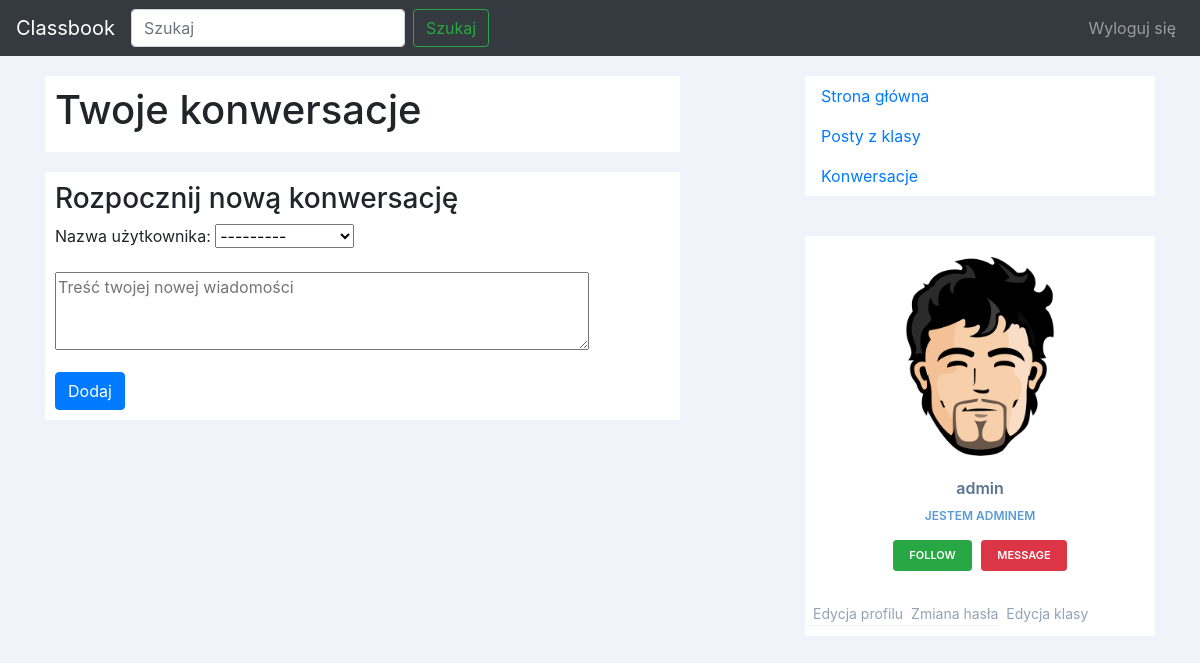
The app's page /conversations/ (signed in), older data.
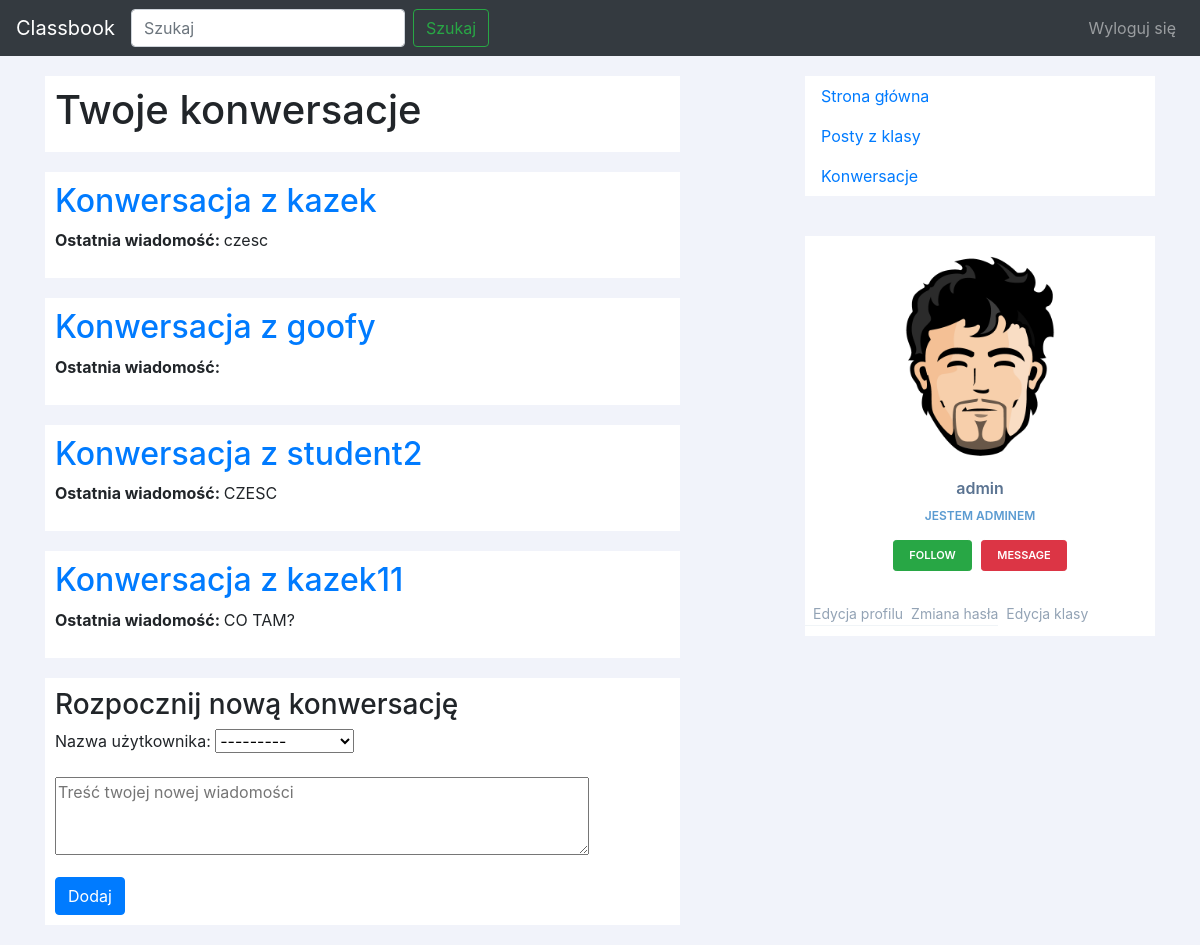
The same page, newer data.
### main/models.py (models this page shows, shortened)
class Profile(models.Model):
	user = models.OneToOneField(User, on_delete=models.CASCADE)
	avatar = models.ImageField(upload_to='main/static/main/avatars/', blank=True, null=True)
	description = models.CharField(max_length=1024, blank=True, null=True)

class Conversation(models.Model):
	user1 = models.ForeignKey(User, on_delete=models.CASCADE, related_name="user1")
	user2 = models.ForeignKey(User, on_delete=models.CASCADE, related_name="user2")
	messages = models.ManyToManyField(Message, null=True, blank=True)

class Message(models.Model):
	date = models.DateTimeField(default=datetime.now)
	content = models.CharField(max_length=10000)
	sender = models.ForeignKey(User, on_delete=models.CASCADE, null=True, blank=True)

### main/views.py (the view, shortened to what this page needs)
# urls.py: url(r'^conversations/$', views.get_conversations, name="get_conversations"),
@login_required(login_url='/')
def get_conversations(request):
	conversations = list(set(list(chain(
		Conversation.objects.filter(user1=request.user),
		Conversation.objects.filter(user2=request.user)
	))))
	form = ConversationForm()
	context = {
		"conversations": conversations,
		"form": form
	}
	return render(request, 'main/conversations.html', context)

### main/forms.py
class ConversationForm(forms.Form):
	user = forms.ModelChoiceField(queryset=User.objects.all(), label="Nazwa użytkownika")
	new_message = forms.CharField(max_length=256, label="", widget=forms.Textarea(attrs=
		{'cols': 50, 'rows': 3, 'placeholder': 'Treść twojej nowej wiadomości'}))

### main/templatetags/profile.py (called while the page is built)
@register.simple_tag
def get_username(user, view_name, username):
	if view_name:
		return username
	else:
		return user.username

@register.simple_tag
def get_profile_description(user, view_name, username):
	if view_name:
		description = Profile.objects.get(user=User.objects.get(username=username)).description
	else:
		description = Profile.objects.get(user=user).description
	if description:
		return description
	else:
		return ""

@register.simple_tag
def get_profile_avatar(user, view_name, username):
	if view_name:
		avatar = Profile.objects.get(user=User.objects.get(username=username)).avatar
	else:
		avatar = Profile.objects.get(user=user).avatar
	if avatar:
		return avatar.url[4:]
	else:
		return '/static/main/avatars/default.png'

@register.simple_tag
def get_conversation_username(conversation, user):
	if conversation.user1 == user:
		return conversation.user2.username
	else:
		return conversation.user1.username

### main/templates/main/conversations.html (shortened to what this page needs)
{% extends 'main/base.html' %}
{% block header %}
	{% load profile %}
{% endblock %}
{% block content %}
	<div id="about" class="post">
		<h1>Twoje konwersacje</h1>
	</div>
	<div id="posts">
		{% for conversation in conversations %}
			<div class="post">
				<h2 class="post-title"> <a href="{% url 'conversation_view' conversation.id %}">Konwersacja z {% get_conversation_username conversation user %}</a> </h2>
				<p>
					<b>Ostatnia wiadomość: </b>{{ conversation.messages.last.content }}
				</p>
			</div>
		{% endfor %}
	</div>
	<div class="post">
		<h3>Rozpocznij nową konwersację</h3>
		<form method="POST">
			{{ form.as_p }}
			<button type="submit" class="btn btn-primary">Dodaj</button>
		</form>
	</div>
{% endblock %}

### main/templates/main/base.html (shortened to what this page needs)
<!DOCTYPE html>
<html>
<head>
	{% load static %}
	<link rel="stylesheet" href="https://maxcdn.bootstrapcdn.com/bootstrap/4.0.0/css/bootstrap.min.css">
	<link rel="stylesheet" type="text/css" href="{% static 'main/base.css' %}">
</head>
<body>
	<nav class="navbar navbar-expand-lg navbar-dark bg-dark">
  <a class="navbar-brand" href="{% url 'index' %}">Classbook</a>
  <div class="collapse navbar-collapse" id="navbarSupportedContent">
  	<form class="form-inline my-2 my-lg-0">
	  <input class="form-control mr-sm-2" type="search" placeholder="Szukaj" aria-label="Search">
	  <button class="btn btn-outline-success my-2 my-sm-0" type="submit">Szukaj</button>
	</form>
	<ul class="navbar-nav navbar-right ml-auto">
	{% if not user.is_authenticated %}
	  <li class="nav-item">
		<a class="nav-link" href="{% url 'login' %}">Zaloguj się</a>
	  </li>
	  <li class="nav-item">
		<a class="nav-link" href="{% url 'signup' %}">Zarejestruj się</a>
	  </li>
	{% else %}
		<li class="nav-item">
		<a class="nav-link" href="{% url 'logout' %}">Wyloguj się</a>
	  </li>
	{% endif %}
	</ul>
  </div>
</nav>
	<div class="container">
		<div class="row">
			<div class="col-md-7">
				{% block content %} {% endblock %}
			</div>
			<div class="col-md-1">
			</div>
			<div class="col-md-4" id="menu">
				{% include 'main/menu.html' %}
			</div>
		</div>
</body>
</html>

### main/templates/main/menu.html (shortened to what this page needs)
{% load static %}
{% load profile %}
<link rel="stylesheet" type="text/css" href="{% static 'main/menu.css' %}">
<div id="menu-sidebar">
		<ul class="nav flex-column">
	  <li class="nav-item">
	    <a class="nav-link active" href="{% url 'index' %}">Strona główna</a>
	  </li>
	  <li class="nav-item">
	    <a class="nav-link" href="{% url 'class_posts' %}">Posty z klasy</a>
	  </li>
	  <li class="nav-item">
	    <a class="nav-link" href="{% url 'get_conversations' %}">Konwersacje</a>
	  </li>
	</ul>
</div>
{% if user.is_authenticated %}
	<div class="profile-sidebar">
			<div class="profile-userpic">
				<img src="{% get_profile_avatar user view_name username %}" alt="avatar" />
			</div>
			<div class="profile-usertitle">
				<div class="profile-usertitle-name">
					{% get_username user view_name username %}
				</div>
				<div class="profile-usertitle-job">
					{% get_profile_description user view_name username %}
				</div>
			</div>
			<div class="profile-userbuttons">
				<button type="button" class="btn btn-success btn-sm">Follow</button>
				<button type="button" class="btn btn-danger btn-sm">Message</button>
			</div>
			<div class="profile-usermenu">
				<ul class="nav">
					<li>
						<a href="{% url 'edit_profile' %}">
						Edycja profilu </a>
					</li>
					<li>
						<a href="{% url 'change_password' %}">
						Zmiana hasła </a>
					</li>
					<li>
						<a href="{% url 'edit_class' %}">
						Edycja klasy </a>
					</li>
				</ul>
			</div>
		</div>
	</div>
{% endif %}

### main/static/main/base.css (style rules this page uses)
body { background-color: #f8f9fa; }
#add_new_post, #menu { margin-top: 20px; margin-bottom: 20px; }
.post { background-color: white; padding: 10px; margin-bottom: 20px; }
.post-title { word-wrap: break-word; }
#posts, #about { margin-top: 20px; }

### main/static/main/menu.css (style rules this page uses)
body { background: #F1F3FA; }
.profile-sidebar { padding: 20px 0 10px 0; background: #fff; }
.profile-userpic, .profile-usermenu { text-align: center; margin: 0 auto; }
.profile-userpic img { float: none; margin: 0 auto; width: 200px; height: 200px; -webkit-border-radius: 50% !important; -moz-border-radius: 50% !important; border-radius: 50% !important; }
.profile-usertitle { text-align: center; margin-top: 20px; }
.profile-usertitle-name { color: #5a7391; font-size: 16px; font-weight: 600; margin-bottom: 7px; }
.profile-usertitle-job { text-transform: uppercase; color: #5b9bd1; font-size: 12px; font-weight: 600; margin-bottom: 15px; }
.profile-userbuttons { text-align: center; margin-top: 10px; }
.profile-userbuttons .btn { text-transform: uppercase; font-size: 11px; font-weight: 600; padding: 6px 15px; margin-right: 5px; }
.profile-userbuttons .btn:last-child { margin-right: 0px; }
.profile-usermenu { margin-top: 30px; }
.profile-usermenu ul li { border-bottom: 1px solid #f0f4f7; }
.profile-usermenu ul li:last-child { border-bottom: none; }
.profile-usermenu ul li a { color: #93a3b5; font-size: 14px; font-weight: 400; }
#menu-sidebar { background-color: white; margin-bottom: 40px; }

Row changes from the older to the newer data that the page shows:
added Conversation: user1+user2 "kazek", messages.last.content "czesc"
added Conversation: user1+user2 "goofy"
added Conversation: user1+user2 "student2", messages.last.content "CZESC"
added Conversation: user1+user2 "kazek11", messages.last.content "CO TAM?"
